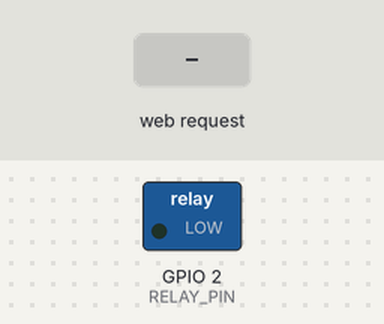
Bench run of a sketch on a simulated ESP8266 (NodeMCU). Shown: switched loads named in the sketch (green lamp = pin HIGH). Inputs (shaded band) come from the test bench. WiFi joins after 1.5 s; servers stay silent unless stated; what the sketch prints to the serial monitor is not drawn.

Above: at 2.7 s.
2.8 s: HTTP request GET /toggle?state=1 received
At 3.5 s:
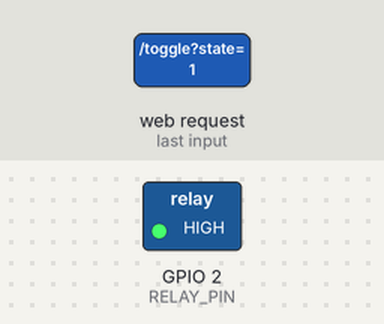
4.3 s: HTTP request GET /toggle?state=0 received
At 4.7 s:
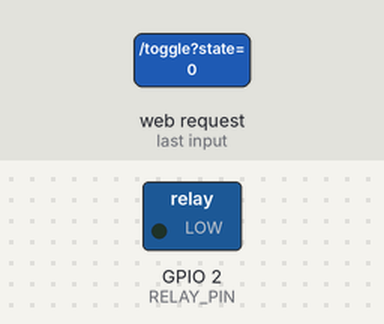
5.8 s: HTTP request GET /toggle?state=on received
At 7.1 s:
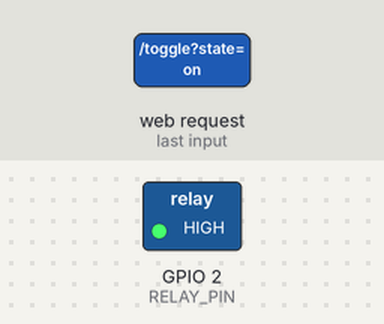
Timing chart, 0 to 8.8 s (numbered marks = the images above; inputs shaded):
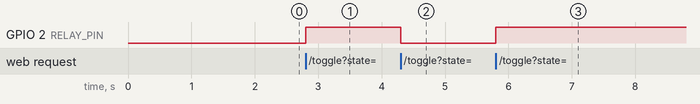

The sketch:

esp_client.ino
```cpp
/**
 * Smart Home Assistant - ESP Module Client Firmware
 * Supports both ESP8266 and ESP32.
 *
 * This firmware connects to WiFi and starts a local web server.
 * The Linux central server can control it by sending HTTP requests:
 * - GET /toggle?state=1  (Turns relay/LED ON)
 * - GET /toggle?state=0  (Turns relay/LED OFF)
 * - GET /status          (Returns JSON status of the device & sensors)
 */

#if defined(ESP8266)
#include <ESP8266WiFi.h>
#include <ESP8266WebServer.h>
using WebServerClass = ESP8266WebServer;
#elif defined(ESP32)
#include <WiFi.h>
#include <WebServer.h>
using WebServerClass = WebServer;
#else
#error "Please select ESP8266 or ESP32 board in Arduino IDE"
#endif

#include <ArduinoJson.h> // Make sure to install ArduinoJson via Library Manager

// WiFi Credentials
const char* ssid = "YOUR_WIFI_SSID";
const char* password = "YOUR_WIFI_PASSWORD";

// Hardware configuration
const int RELAY_PIN = 2; // GPIO2 (On-board LED on most ESPs, active LOW on ESP8266)
bool deviceState = false;

WebServerClass server(80);

void handleRoot() {
  server.send(200, "text/plain", "ESP Smart Home Client Active. Use /toggle or /status");
}

void handleStatus() {
  StaticJsonDocument<200> doc;
  doc["device_id"] = WiFi.macAddress();
  doc["device_type"] = "relay_switch";
  doc["state"] = deviceState ? "on" : "off";
  doc["rssi"] = WiFi.RSSI();
  doc["uptime_s"] = millis() / 1000;

  // Optional sensor reading simulation
  doc["temperature"] = 24.5;

  String response;
  serializeJson(doc, response);
  server.send(200, "application/json", response);
}

void handleToggle() {
  if (server.hasArg("state")) {
    String stateArg = server.arg("state");
    if (stateArg == "1" || stateArg == "on") {
      deviceState = true;
      digitalWrite(RELAY_PIN, HIGH); // Adjust to LOW if your relay triggers on LOW
    } else if (stateArg == "0" || stateArg == "off") {
      deviceState = false;
      digitalWrite(RELAY_PIN, LOW);
    }

    // Respond with new status
    handleStatus();
  } else {
    server.send(400, "text/plain", "Missing 'state' parameter (1 or 0)");
  }
}

void handleNotFound() {
  server.send(404, "text/plain", "Not Found");
}

void setup() {
  Serial.begin(115200);
  pinMode(RELAY_PIN, OUTPUT);
  digitalWrite(RELAY_PIN, LOW); // Initially OFF

  // Connect to WiFi
  Serial.println();
  Serial.print("Connecting to ");
  Serial.println(ssid);
  WiFi.begin(ssid, password);

  while (WiFi.status() != WL_CONNECTED) {
    delay(500);
    Serial.print(".");
  }

  Serial.println("");
  Serial.println("WiFi connected");
  Serial.print("IP address: ");
  Serial.println(WiFi.localIP());

  // Setup HTTP server paths
  server.on("/", handleRoot);
  server.on("/status", handleStatus);
  server.on("/toggle", handleToggle);
  server.onNotFound(handleNotFound);

  server.begin();
  Serial.println("HTTP server started");
}

void loop() {
  server.handleClient();
  delay(1);
}
```

Measured:
- after the input at 2.8 s, GPIO 2 (RELAY_PIN): LOW → HIGH at once
- after the input at 4.3 s, GPIO 2 (RELAY_PIN): HIGH → LOW at once
- after the input at 5.8 s, GPIO 2 (RELAY_PIN): LOW → HIGH at once
